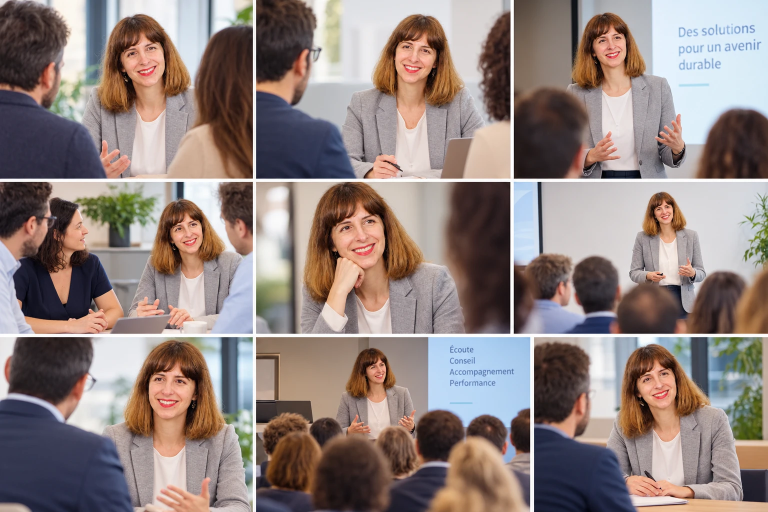
#> input picture textes/photos/planche-ana.webp, 1536 x 1024 px (shown at 1/2 size)
$ python decouper.py
#> lines starting #> are read from the running program, lines starting #| are printed output that depends on the picture
# Découpe la planche de photos d'Ana (3 × 3) en images prêtes pour le site.
import os
from PIL import Image

ICI = os.path.dirname(os.path.abspath(__file__))
SORTIE = os.path.join(ICI, "..", "..", "docs", "assets", "images", "ana")
planche = Image.open(os.path.join(ICI, "planche-ana.webp")).convert("RGB")
#> planche is the input picture: PIL image 1536x1024 RGB; mean R, G, B 144.1, 129.6, 125.8

# cases (gauche, haut, droite, bas) ; la 3e rangée est découpée autrement
L1, L2, L3 = (0, 358), (363, 668), (674, 1024)
CASES = {
    1: (0, L1[0], 506, L1[1]),    2: (512, L1[0], 1021, L1[1]),  3: (1027, L1[0], 1536, L1[1]),
    4: (0, L2[0], 506, L2[1]),    5: (512, L2[0], 1021, L2[1]),  6: (1027, L2[0], 1536, L2[1]),
    7: (0, L3[0], 506, L3[1]),    8: (512, L3[0], 1061, L3[1]),  9: (1068, L3[0], 1536, L3[1]),
}


def case(n):
#> called with n = 2
    return planche.crop(CASES[n])


def recadrer(img, ratio, centre_x=0.5, haut=0.0):
    """Recadre au ratio largeur/hauteur voulu, centré horizontalement sur centre_x (0–1)."""
#> called with ratio = 1.5, centre_x = 0.5, haut = 0
    w, h = img.size
#> w = 509; h = 358
    if w / h > ratio:  # trop large : on rogne les côtés
        nw = round(h * ratio)
        x = min(max(round(w * centre_x - nw / 2), 0), w - nw)
        return img.crop((x, 0, x + nw, h))
    nh = round(w / ratio)
#> nh = 339
    y = round((h - nh) * haut)
#> y = 0
    return img.crop((0, y, w, y + nh))
#> returned value: PIL image 509x339 RGB


def enregistrer(img, nom, largeur=None):
#> called with nom = 'accompagnement-audit.jpg'
    if largeur and img.width < largeur:  # léger agrandissement pour les petites cases
        img = img.resize((largeur, round(img.height * largeur / img.width)), Image.LANCZOS)
    img.save(os.path.join(SORTIE, nom), quality=88, optimize=True, progressive=True)
    print(nom, img.size)
#| accompagnement-audit.jpg (509, 339)


os.makedirs(SORTIE, exist_ok=True)
# 03 Accompagnement : format 3:2 des onglets
enregistrer(recadrer(case(2), 3 / 2), "accompagnement-audit.jpg")
enregistrer(recadrer(case(1), 3 / 2), "accompagnement-recommandations.jpg")
#| accompagnement-recommandations.jpg (506, 337)
enregistrer(recadrer(case(4), 3 / 2), "accompagnement-suivi.jpg")
#| accompagnement-suivi.jpg (458, 305)
# 04 Qui suis-je : portrait et trois conférences
enregistrer(recadrer(case(5), 4 / 3, centre_x=0.45), "ana-portrait.jpg")
#| ana-portrait.jpg (407, 305)
enregistrer(recadrer(case(3), 4 / 3, centre_x=1.0), "ana-conference-1.jpg")
#> in case (call 5), `return planche.crop(CASES[n])`:
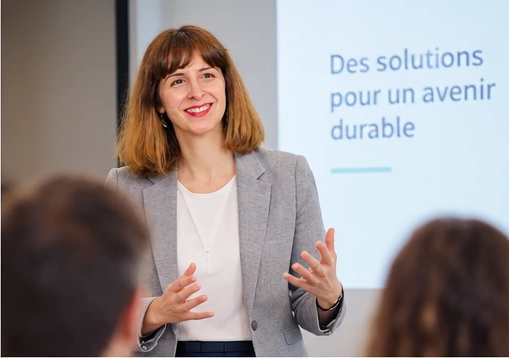
#> returned value: PIL image 509x358 RGB; mean R, G, B 151.4, 143.1, 142.8
#| ana-conference-1.jpg (477, 358)
enregistrer(recadrer(case(6), 4 / 3, centre_x=0.6), "ana-conference-2.jpg")
#> in case (call 6), `return planche.crop(CASES[n])`:
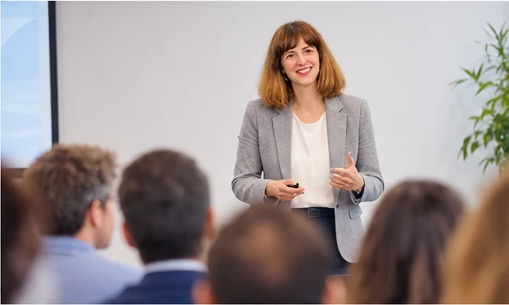
#> returned value: PIL image 509x305 RGB; mean R, G, B 157.8, 146.6, 145.5
#> in recadrer (call 6), `w, h = img.size`: h = 305
#> in recadrer (call 6), `nw = round(h * ratio)`: nw = 407
#> in recadrer (call 6), `x = min(max(round(w * centre_x - nw / 2), 0), w - nw)`: x = 102
#> in recadrer (call 6), `return img.crop((x, 0, x + nw, h))`:
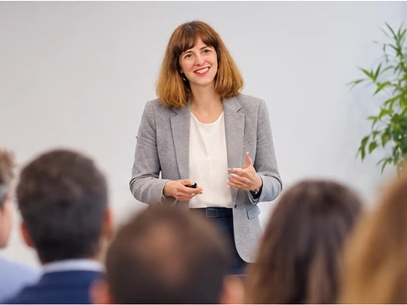
#> returned value: PIL image 407x305 RGB; mean R, G, B 160.1, 147.2, 143.4
#| ana-conference-2.jpg (407, 305)
enregistrer(recadrer(case(8), 4 / 3, centre_x=0.62), "ana-conference-3.jpg")
#> in case (call 7), `return planche.crop(CASES[n])`:
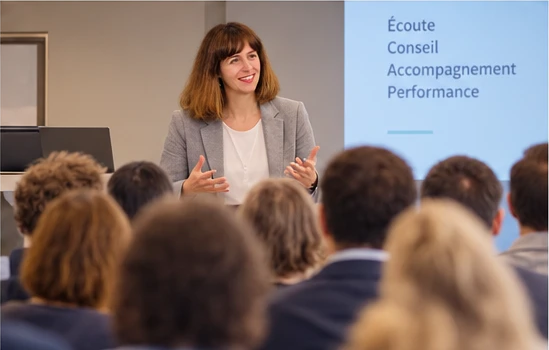
#> returned value: PIL image 549x350 RGB; mean R, G, B 129.3, 113.5, 109.1
#> in recadrer (call 7), `w, h = img.size`: w = 549; h = 350
#> in recadrer (call 7), `nw = round(h * ratio)`: nw = 467
#> in recadrer (call 7), `x = min(max(round(w * centre_x - nw / 2), 0), w - nw)`: x = 82
#> in recadrer (call 7), `return img.crop((x, 0, x + nw, h))`:
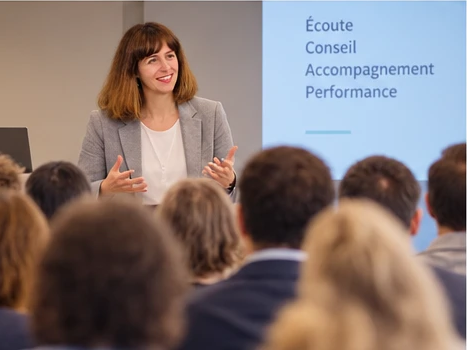
#> returned value: PIL image 467x350 RGB; mean R, G, B 132.9, 118.3, 115.2
#| ana-conference-3.jpg (467, 350)
# 05 Mon réseau : carte d'Ana, format des cartes de l'équipe (416 × 467)
enregistrer(recadrer(case(9), 416 / 467, centre_x=0.55), "ana-reseau.jpg", largeur=416)
#> in case (call 8), `return planche.crop(CASES[n])`:
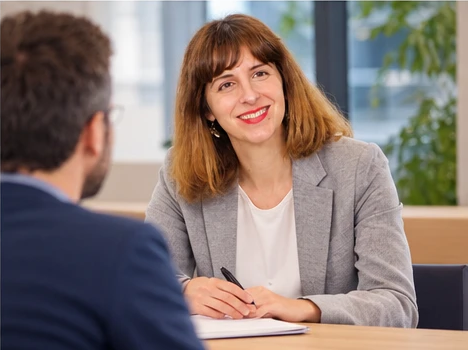
#> returned value: PIL image 468x350 RGB; mean R, G, B 132.2, 118.5, 113.6
#> in recadrer (call 8), `w, h = img.size`: w = 468
#> in recadrer (call 8), `nw = round(h * ratio)`: nw = 312
#> in recadrer (call 8), `x = min(max(round(w * centre_x - nw / 2), 0), w - nw)`: x = 101
#> in recadrer (call 8), `return img.crop((x, 0, x + nw, h))`:
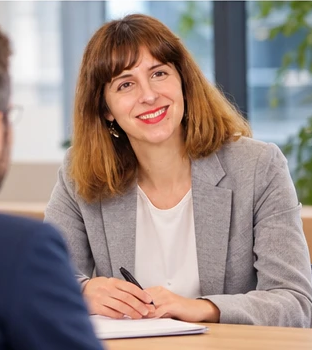
#> returned value: PIL image 312x350 RGB; mean R, G, B 155.1, 139, 133.6
#| ana-reseau.jpg (416, 467)
